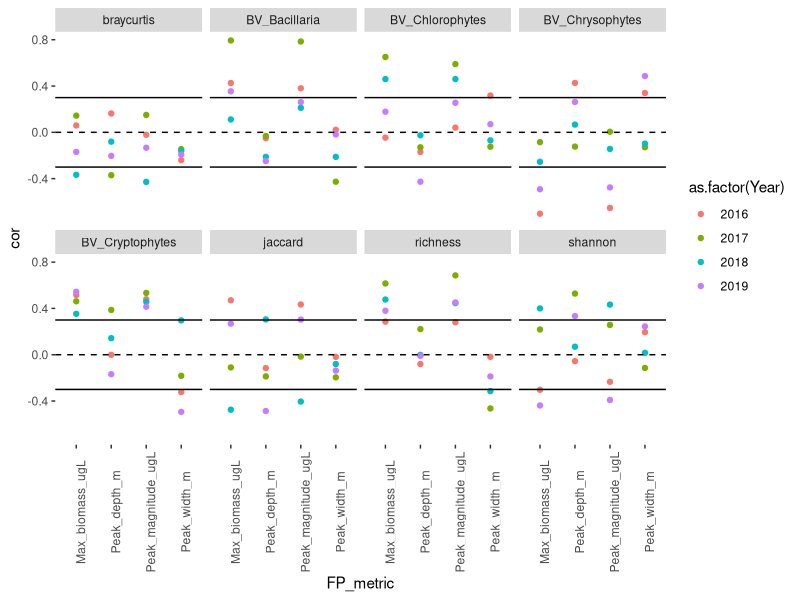

R code for this plot: (Note: this script raises an error after producing the figure.)
#2B_Correlation_plots
#Author: Mary Lofton
#Date: 06OCT20

#NEED TO GO BACK THROUGH THIS AND ELIMINATE DATES WHERE THE PEAK_DEPTH_M IS 
#MORE THAN 1.2 M FROM THE PHYTO SAMPLE!!

library(tidyverse)
library(forecast)
library(urca)

mega <- read_csv("./2_Data_analysis/megamatrix.csv")%>%
  select(Max_biomass_ugL:BV_TOTAL, Year,Date) %>%
  filter(!Date %in% as.Date(c("2017-01-19","2017-05-01","2017-05-08","2019-01-21")))

yrs <- c(2016:2019)
final <- list(y2016 = matrix(NA,nrow = 8, ncol = 4),
              y2017 = matrix(NA,nrow = 8, ncol = 4),
              y2018 = matrix(NA,nrow = 8, ncol = 4),
              y2019 = matrix(NA,nrow = 8, ncol = 4))

for (i in 1:4){
  yr.data <- mega %>%
    filter(Year == yrs[i])
  
  for (j in 1:4){
  
    FP.metric <- yr.data[,j]
    
    for (k in 1:8){
      
      other.metric <- yr.data[,k+9]
      my.cor <- cor(FP.metric,other.metric,method = "spearman",use = "complete.obs")
      final[[i]][k,j] <- my.cor
      
    }}}

result <- data.frame(rbind(final[[1]],final[[2]],final[[3]],final[[4]]))
result$Year <- rep(2016:2019, each = 8)
result$Comm_metric <- rep(colnames(mega)[10:17],times = 4)
colnames(result)[1:4] <- c("Max_biomass_ugL","Peak_depth_m","Peak_magnitude_ugL","Peak_width_m")

result <- result %>%
  arrange(Comm_metric) %>%
  gather(Max_biomass_ugL:Peak_width_m, key = "FP_metric",value = "cor")

#peak magnitude and BV_green
ggplot(data = result, aes(x = FP_metric, y = cor, group = as.factor(Year), color = as.factor(Year), fill = as.factor(Year)))+
  geom_point()+
  facet_wrap(vars(Comm_metric),nrow = 2)+
  geom_hline(yintercept = 0.3)+
  geom_hline(yintercept = -0.3)+
  geom_hline(yintercept = 0, lty = 2)+
  theme(axis.text.x = element_text(angle = 90),
        panel.background = element_blank(),
        panel.grid = element_blank())


for (i in 1:4){
  for (j in 1:8){
    my.plot <- ggplot(data = mega, aes_string(x = mega[,i], y = mega[,j+9], group = as.factor(mega$Year), color = as.factor(mega$Year), fill = as.factor(mega$Year)))+
      geom_point()+
      geom_smooth(method = "lm")+
      xlab(colnames(mega)[i])+
      ylab(colnames(mega)[j+9])+
      theme_classic()
    
    print(my.plot)
  }
}

mega <- mega %>%
  mutate(Year = as.factor(Year))

rho1 <- cor(mega$Peak_depth_m, mega$rel_abund_Cyanobacteria, method = "spearman", use = "complete.obs")
p1 <- ggplot(data = mega, aes(x = Peak_depth_m, y = rel_abund_Cyanobacteria))+
  geom_point()+
  #geom_smooth(method = "lm", se=F)+
  xlab("Peak depth (m)")+
  ylab("Relative abundance of cyanobacteria")+
  theme_classic()
p1
ggsave(plot = p1, filename = "C:/Users/Mary Lofton/Dropbox/Ch_2/Exploratory_viz/peakdepth_v_relabundcyano.png",
       device = "png", height = 3, width = 5, units = "in")

rho2 <- cor(mega$Peak_depth_m, mega$rel_abund_Cryptophytes, method = "spearman", use = "complete.obs")
p2 <- ggplot(data = mega, aes(x = Peak_depth_m, y = rel_abund_Cryptophytes))+
  geom_point()+
  #geom_smooth(method = "lm", se=F)+
  xlab("Peak depth (m)")+
  ylab("Relative abundance of cryptophytes")+
  theme_classic()
p2
ggsave(plot = p2, filename = "C:/Users/Mary Lofton/Dropbox/Ch_2/Exploratory_viz/peakdepth_v_relabundcrypto.png",
       device = "png", height = 3, width = 5, units = "in")

#get right color
gg_color_hue <- function(n) {
  hues = seq(15, 375, length = n + 1)
  hcl(h = hues, l = 65, c = 100)[1:n]
}

n = 1
cols = gg_color_hue(n)

rho3 <- cor(mega$Peak_magnitude_ugL, mega$richness, method = "spearman", use = "complete.obs")
p3 <- ggplot(data = mega, aes(x = Peak_magnitude_ugL, y = richness))+
  geom_point(color = cols)+
  #stat_smooth(method = "lm", formula = y ~ x + I(x^2), size = 1, se = F)+
  xlab(expression(paste("Peak magnitude ","(",mu,g,~L^-1,")")))+
  ylab("Species richness")+
  theme_classic()
p3
ggsave(plot = p3, filename = "C:/Users/Mary Lofton/Dropbox/Ch_2/Exploratory_viz/peakmagnitude_v_richness.png",
       device = "png", height = 2, width = 3, units = "in")

rho4 <- cor(mega$Max_biomass_ugL, mega$richness, method = "spearman", use = "complete.obs")
p4 <- ggplot(data = mega, aes(x = Max_biomass_ugL, y = richness))+
  geom_point(color = cols)+
  #stat_smooth(method = "lm", size = 1, se = F)+
  xlab(expression(paste("Maximum biomass ","(",mu,g,~L^-1,")")))+
  ylab("Species richness")+
  theme_classic()
ggsave(plot = p4, filename = "C:/Users/Mary Lofton/Dropbox/Ch_2/Exploratory_viz/maxbiomass_v_richness.png",
       device = "png", height = 2, width = 3, units = "in")

gg_color_hue <- function(n) {
  hues = seq(15, 375, length = n + 1)
  hcl(h = hues, l = 65, c = 100)[1:n]
}

n = 4
cols = gg_color_hue(n)

dev.new(width = 4, height = 4)
plot(1:n, pch = 16, cex = 2, col = cols)
